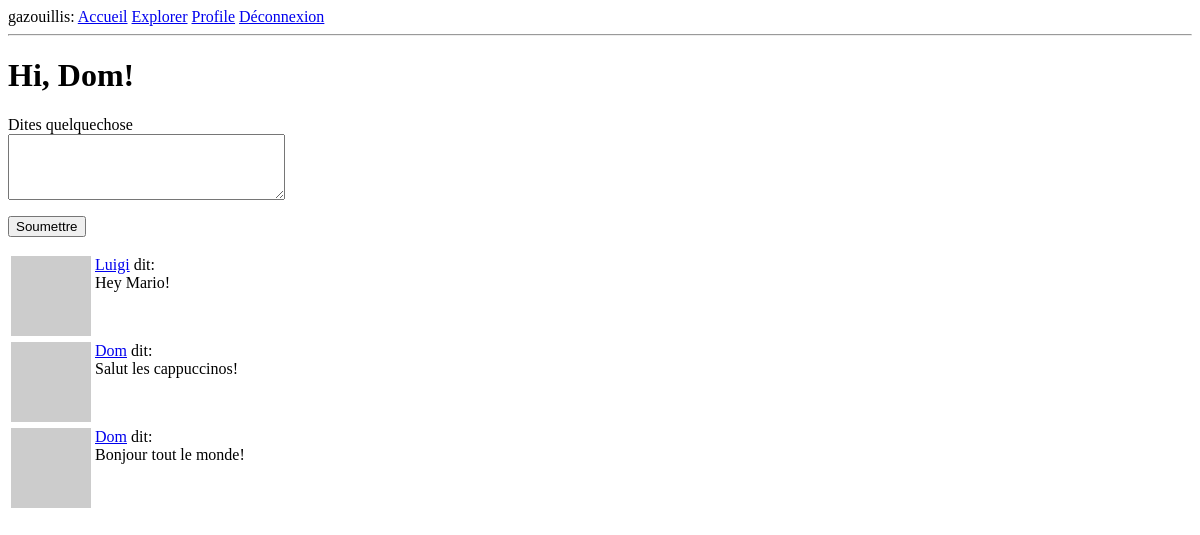
Before: /index (signed in) with the older database file.
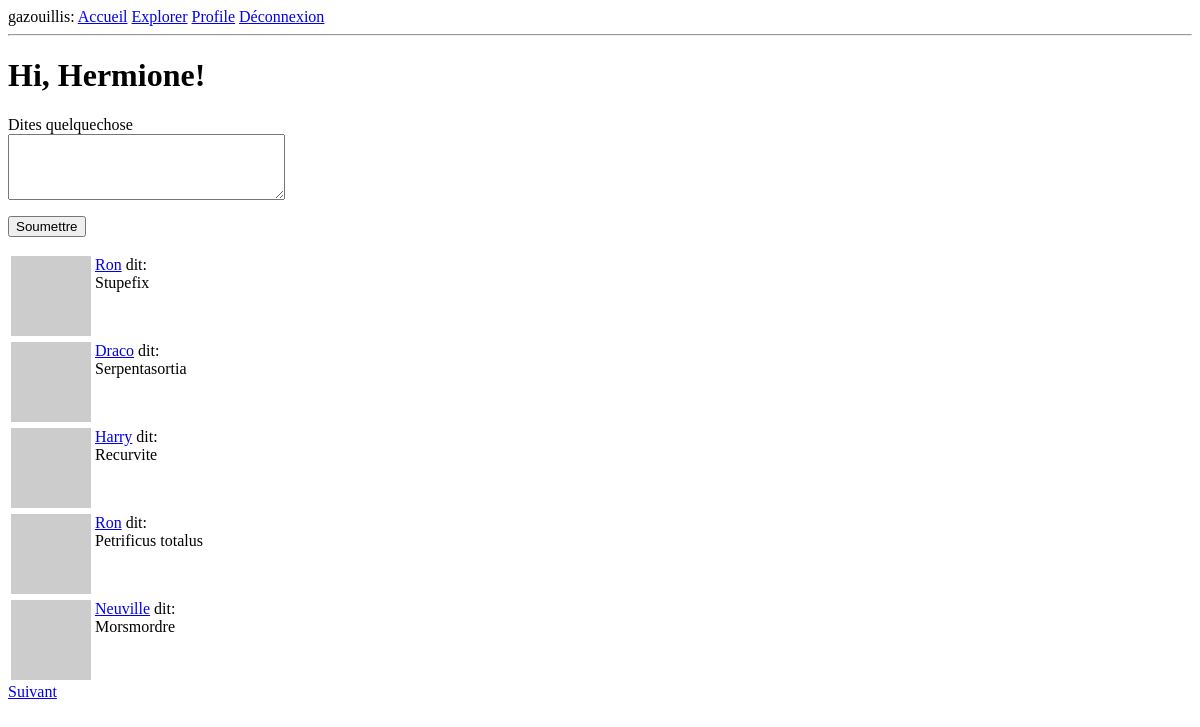
After: the same page with the newer database file.
### app/modeles.py (models this page shows, shortened)
class Utilisateur(UserMixin, db.Model):
    id: so.Mapped[int] = so.mapped_column(primary_key=True)
    nom: so.Mapped[str] = so.mapped_column(sa.String(64), index=True,
                                           unique=True)
    courriel: so.Mapped[str] = so.mapped_column(sa.String(120), index=True,
                                                unique=True)
    mot_passe_hash: so.Mapped[Optional[str]] = so.mapped_column(sa.String(256))
    apropos: so.Mapped[Optional[str]] = so.mapped_column(sa.String(140))
    apercu: so.Mapped[Optional[datetime]] = so.mapped_column(
        default=lambda: datetime.now(timezone.utc))
    publications: so.WriteOnlyMapped['Publication'] = so.relationship(
        back_populates='auteur')
    abonnements = so.relationship(
        'Utilisateur',
        secondary=abonnes,
        primaryjoin=(abonnes.c.fan_id == id),
        secondaryjoin=(abonnes.c.abonnement_id == id),
        back_populates='abonnes',
        lazy='dynamic'
    )
    abonnes = so.relationship(
        'Utilisateur',
        secondary=abonnes,
        primaryjoin=(abonnes.c.abonnement_id == id),
        secondaryjoin=(abonnes.c.fan_id == id),
        back_populates='abonnements',
        lazy='dynamic'
    )
    def avatar(self, taille):
        digest = md5(self.courriel.lower().encode('utf-8')).hexdigest()
        return f'https://www.gravatar.com/avatar/{digest}?d=identicon&s={taille}'
    def publications_abonnements(self):
        Auteur = so.aliased(Utilisateur)
        Abonne = so.aliased(Utilisateur)
        return (
            sa.select(Publication)
            .join(Publication.auteur.of_type(Auteur))
            .where(Abonne.id == self.id)
            .order_by(Publication.horodatage.desc())
        )

class Publication(db.Model):
    id: so.Mapped[int] = so.mapped_column(primary_key=True)
    contenu: so.Mapped[str] = so.mapped_column(sa.String(140))
    horodatage: so.Mapped[datetime] = so.mapped_column(
        index=True, default=lambda: datetime.now(timezone.utc))
    user_id: so.Mapped[int] = so.mapped_column(
        sa.ForeignKey('utilisateur.id'), index=True)  # Foreign key
    auteur: so.Mapped[Utilisateur] = so.relationship(
        back_populates='publications')

### app/routes.py (the view, shortened to what this page needs)
@app.route('/', methods=['GET', 'POST'])
@app.route('/index', methods=['GET', 'POST'])
@login_required
def index():
    page = request.args.get('page', 1, type=int)
    requete = current_user.publications_abonnements()
    publications = db.paginate(
        requete, page=page,
        per_page=app.config['PUBLICATIONS_PAR_PAGE'],
        error_out=False)
    url_suivant = url_for(
        'index', page=publications.next_num) if publications.has_next else None
    url_precedent = url_for(
        'index', page=publications.prev_num) if publications.has_prev else None
    formulaire = FormulairePublication()
    return render_template('index.html',
                           titre='Home',
                           publications=publications.items,
                           formulaire=formulaire,
                           url_suivant=url_suivant,
                           url_precedent=url_precedent)

### app/forms.py
class FormulairePublication(FlaskForm):
    publication = TextAreaField('Dites quelquechose', validators=[
        DataRequired(), Length(min=1, max=140)])
    submit = SubmitField('Soumettre')

### app/modeles.py (called while the page is built)
@login.user_loader
def load_user(id):
    return db.session.get(Utilisateur, int(id))

### app/routes.py (called while the page is built)
@app.before_request
def before_request():
    if current_user.is_authenticated:
        current_user.apercu = datetime.now(timezone.utc)
        db.session.commit()

### app/templates/index.html (shortened to what this page needs)
{% extends "base.html" %}
{% block content %}
<h1>Hi, {{ current_user.nom }}!</h1>
{% if formulaire %}
<form action="" method="post">
    <p>
        {{ formulaire.publication.label }}<br>
        {{ formulaire.publication(cols=32, rows=4) }}<br>
    </p>
    <p>{{ formulaire.submit() }}</p>
</form>
{% endif %}
{% for publication in publications %}
<div>
    {% include '_publication.html' %}
</div>
{% endfor %}
{% if url_suivant %}
<a href="{{url_suivant}}">Suivant</a>
{% endif %}
{% endblock %}

### app/templates/_publication.html
<table>
  <tr valign="top">
      <td><img src="{{ publication.auteur.avatar(36) }}"></td>
      <td><a href="{{url_for('utilisateur', nom_utilisateur=publication.auteur.nom)}}">{{ publication.auteur.nom }}</a> dit:<br>{{ publication.contenu }}</td>
  </tr>
</table>

Changed rows visible on the page:
no longer on this page (row edited): Publication: auteur.nom "Luigi", contenu "Hey Mario!"
no longer on this page (row edited): Publication: auteur.nom "Dom", contenu "Salut les cappuccinos!"
no longer on this page (row edited): Publication: auteur.nom "Dom", contenu "Bonjour tout le monde!"
changed Utilisateur: nom "Dom" → "Hermione"
added Publication: auteur.nom "Ron", contenu "Stupefix"
added Publication: auteur.nom "Draco", contenu "Serpentasortia"
added Publication: auteur.nom "Harry", contenu "Recurvite"
added Publication: auteur.nom "Ron", contenu "Petrificus totalus"
added Publication: auteur.nom "Neuville", contenu "Morsmordre"
Other visible differences:
text now shown: "Suivant"
